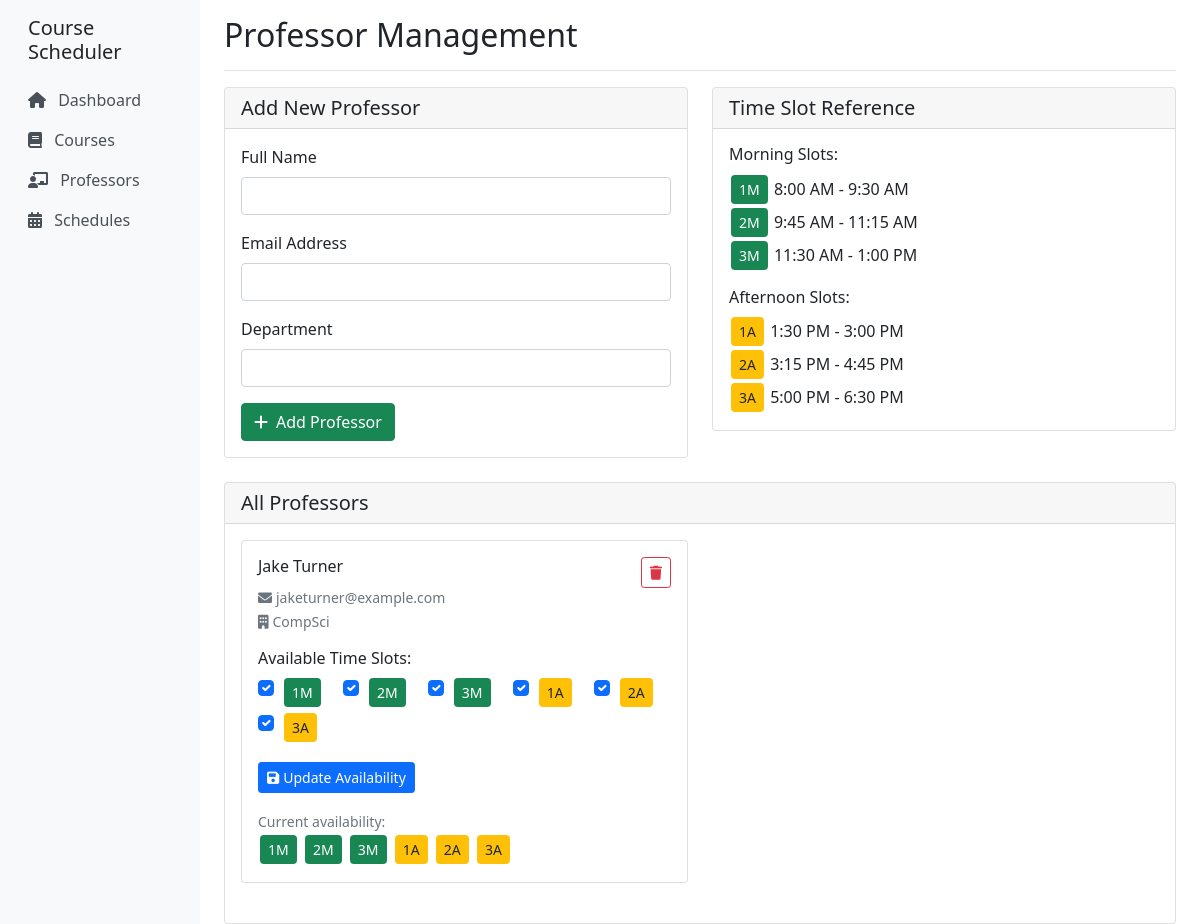
The app's page /professors with its own data.
### main.py (models this page shows)
class Professor(Base):
    __tablename__ = "professors"
    id = Column(Integer, primary_key=True, index=True)
    name = Column(String, index=True)
    email = Column(String, unique=True, index=True)
    department = Column(String)
    availabilities = relationship("ProfessorAvailability", back_populates="professor")
    schedules = relationship("Schedule", back_populates="professor")

class ProfessorAvailability(Base):
    __tablename__ = "professor_availabilities"
    id = Column(Integer, primary_key=True, index=True)
    professor_id = Column(Integer, ForeignKey("professors.id"))
    time_slot = Column(String)  # "1M", "2M", "3M", "1A", "2A", "3A"
    professor = relationship("Professor", back_populates="availabilities")

### main.py (the view)
@app.get("/professors", response_class=HTMLResponse)
async def professors_page(request: Request, db: Session = Depends(get_db)):
    professors = db.query(Professor).all()
    return templates.TemplateResponse("professors.html", {
        "request": request,
        "professors": professors,
        "time_slots": ["1M", "2M", "3M", "1A", "2A", "3A"]
    })

### templates/professors.html (shortened to what this page needs)
{% extends "base.html" %}
{% block header %}Professor Management{% endblock %}
{% block content %}
<div class="row mb-4">
    <div class="col-md-6">
        <div class="card">
            <div class="card-header">
                <h5 class="mb-0">Add New Professor</h5>
            </div>
            <div class="card-body">
                <form method="post" action="/professors">
                    <div class="mb-3">
                        <label for="name" class="form-label">Full Name</label>
                        <input type="text" class="form-control" id="name" name="name" required>
                    </div>
                    <div class="mb-3">
                        <label for="email" class="form-label">Email Address</label>
                        <input type="email" class="form-control" id="email" name="email" required>
                    </div>
                    <div class="mb-3">
                        <label for="department" class="form-label">Department</label>
                        <input type="text" class="form-control" id="department" name="department" required>
                    </div>
                    <button type="submit" class="btn btn-success">
                        <i class="fas fa-plus me-2"></i>Add Professor
                    </button>
                </form>
            </div>
        </div>
    </div>
    <div class="col-md-6">
        <div class="card">
            <div class="card-header">
                <h5 class="mb-0">Time Slot Reference</h5>
            </div>
            <div class="card-body">
                <h6>Morning Slots:</h6>
                <div class="mb-3">
                    <span class="time-slot bg-success text-white">1M</span> 8:00 AM - 9:30 AM<br>
                    <span class="time-slot bg-success text-white">2M</span> 9:45 AM - 11:15 AM<br>
                    <span class="time-slot bg-success text-white">3M</span> 11:30 AM - 1:00 PM
                </div>
                <h6>Afternoon Slots:</h6>
                <div>
                    <span class="time-slot bg-warning text-dark">1A</span> 1:30 PM - 3:00 PM<br>
                    <span class="time-slot bg-warning text-dark">2A</span> 3:15 PM - 4:45 PM<br>
                    <span class="time-slot bg-warning text-dark">3A</span> 5:00 PM - 6:30 PM
                </div>
            </div>
        </div>
    </div>
</div>
<div class="card">
    <div class="card-header">
        <h5 class="mb-0">All Professors</h5>
    </div>
    <div class="card-body">
        {% if professors %}
            <div class="row">
                {% for professor in professors %}
                <div class="col-md-6 mb-4">
                    <div class="card">
                        <div class="card-body">
                            <div class="d-flex justify-content-between align-items-start mb-3">
                                <div>
                                    <h6 class="card-title">{{ professor.name }}</h6>
                                    <p class="card-text">
                                        <small class="text-muted">
                                            <i class="fas fa-envelope me-1"></i>{{ professor.email }}<br>
                                            <i class="fas fa-building me-1"></i>{{ professor.department }}
                                        </small>
                                    </p>
                                </div>
                                <form method="post" action="/professors/{{ professor.id }}/delete" style="display: inline;">
                                    <button type="submit" class="btn btn-sm btn-outline-danger"
                                            onclick="return confirm('Are you sure you want to delete this professor?')">
                                        <i class="fas fa-trash"></i>
                                    </button>
                                </form>
                            </div>
                            <h6>Available Time Slots:</h6>
                            <form method="post" action="/professors/{{ professor.id }}/availability">
                                <div class="mb-3">
                                    {% set prof_slots = professor.availabilities|map(attribute='time_slot')|list %}
                                    {% for slot in time_slots %}
                                        <div class="form-check form-check-inline">
                                            <input class="form-check-input" type="checkbox" name="time_slots"
                                                   id="{{ professor.id }}_{{ slot }}" value="{{ slot }}"
                                                   {% if slot in prof_slots %}checked{% endif %}>
                                            <label class="form-check-label" for="{{ professor.id }}_{{ slot }}">
                                                <span class="time-slot {% if slot.endswith('M') %}bg-success text-white{% else %}bg-warning text-dark{% endif %}">
                                                    {{ slot }}
                                                </span>
                                            </label>
                                        </div>
                                    {% endfor %}
                                </div>
                                <button type="submit" class="btn btn-sm btn-primary">
                                    <i class="fas fa-save me-1"></i>Update Availability
                                </button>
                            </form>
                            {% if professor.availabilities %}
                                <div class="mt-3">
                                    <small class="text-muted">Current availability:</small><br>
                                    {% for availability in professor.availabilities %}
                                        <span class="time-slot {% if availability.time_slot.endswith('M') %}bg-success text-white{% else %}bg-warning text-dark{% endif %}">
                                            {{ availability.time_slot }}
                                        </span>
                                    {% endfor %}
                                </div>
                            {% else %}
                                <div class="mt-3">
                                    <small class="text-danger">No availability set</small>
                                </div>
                            {% endif %}
                        </div>
                    </div>
                </div>
                {% endfor %}
            </div>
        {% else %}
            <div class="text-center py-5">
                <i class="fas fa-chalkboard-teacher fa-3x text-muted mb-3"></i>
                <h5 class="text-muted">No professors available</h5>
                <p class="text-muted">Add your first professor using the form above to get started.</p>
            </div>
        {% endif %}
    </div>
</div>
{% endblock %}

### templates/base.html (shortened to what this page needs)
<!DOCTYPE html>
<html lang="en">
<head>
    <link href="https://cdn.jsdelivr.net/npm/bootstrap@5.1.3/dist/css/bootstrap.min.css" rel="stylesheet">
    <link href="https://cdnjs.cloudflare.com/ajax/libs/font-awesome/6.0.0/css/all.min.css" rel="stylesheet">
</head>
<body>
    <div class="container-fluid">
        <div class="row">
            <nav class="col-md-3 col-lg-2 d-md-block sidebar collapse">
                <div class="position-sticky pt-3">
                    <h5 class="px-3 mb-3">Course Scheduler</h5>
                    <ul class="nav flex-column">
                        <li class="nav-item">
                            <a class="nav-link" href="/">
                                <i class="fas fa-home me-2"></i>
                                Dashboard
                            </a>
                        </li>
                        <li class="nav-item">
                            <a class="nav-link" href="/courses">
                                <i class="fas fa-book me-2"></i>
                                Courses
                            </a>
                        </li>
                        <li class="nav-item">
                            <a class="nav-link" href="/professors">
                                <i class="fas fa-chalkboard-teacher me-2"></i>
                                Professors
                            </a>
                        </li>
                        <li class="nav-item">
                            <a class="nav-link" href="/schedules">
                                <i class="fas fa-calendar-alt me-2"></i>
                                Schedules
                            </a>
                        </li>
                    </ul>
                </div>
            </nav>
            <main class="col-md-9 ms-sm-auto col-lg-10 px-md-4">
                <div class="d-flex justify-content-between flex-wrap flex-md-nowrap align-items-center pt-3 pb-2 mb-3 border-bottom">
                    <h1 class="h2">{% block header %}Dashboard{% endblock %}</h1>
                </div>
                {% block content %}{% endblock %}
            </main>
        </div>
    </div>
</body>
</html>

### templates/base.html (style rules this page uses)
.sidebar { min-height: 100vh; background-color: #f8f9fa; }
.nav-link { color: #495057; }
.time-slot { display: inline-block; padding: 0.25rem 0.5rem; margin: 0.125rem; background-color: #e9ecef; border-radius: 0.25rem; font-size: 0.875rem; }

### records on screen
Professor: name "Jake Turner", email "jaketurner@example.com", department "CompSci", time_slots "1M" "2M" "3M" "1A" "2A" "3A"
ProfessorAvailability: time_slot "1M"
ProfessorAvailability: time_slot "2M"
ProfessorAvailability: time_slot "3M"
ProfessorAvailability: time_slot "1A"
ProfessorAvailability: time_slot "2A"
ProfessorAvailability: time_slot "3A"
